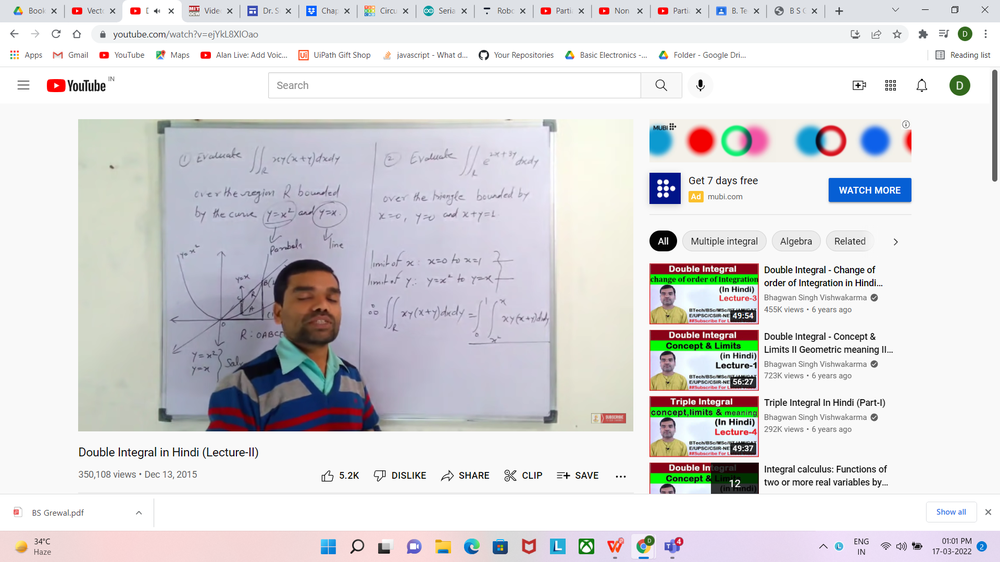
#> input picture src/sample.png, 1000 x 562 px, shrunk from 1920 x 1080 before the run
$ python im.py
#> lines starting #> are read from the running program, lines starting #| are printed output that depends on the picture; after the words box and inside, x2 and y2 are one past the last pixel; in counts of white or black regions, pixels touching at a corner belong together
import cv2
import numpy as np

img = cv2.imread("src/sample.png")
#> img is the input picture: shape (562, 1000, 3); mean B, G, R 219.3, 217.4, 218.2
kernel=np.ones((5,5),np.uint8)
#imgGray=cv2.cvtColor(img,cv2.COLOR_BGR2GRAY)
#median = cv2.medianBlur(img, 5)
#cv2.imshow('Median Blurring', median)
imgcanny=cv2.Canny(img,150,200)
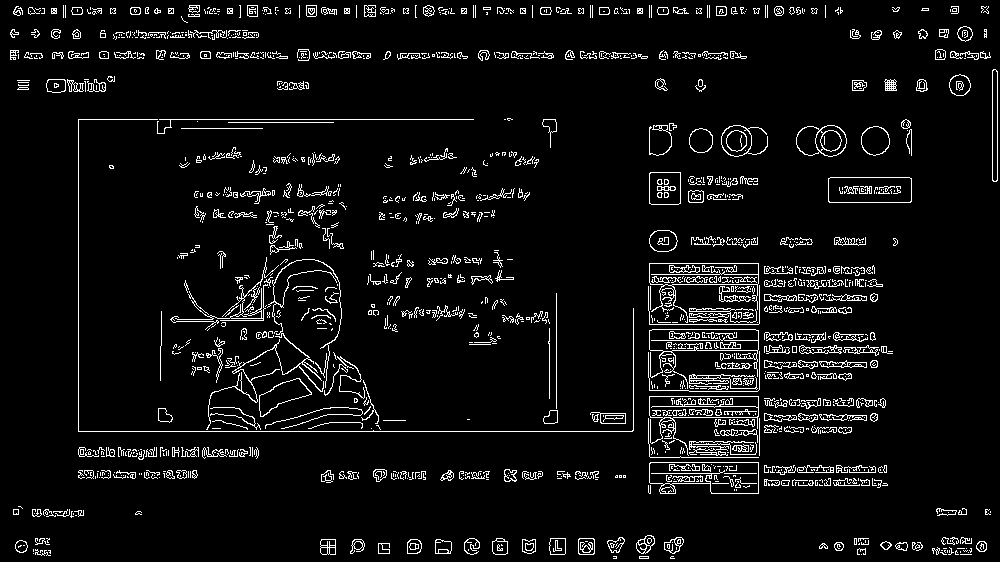
#> imgcanny: shape (562, 1000); 5.9% white in thin lines or dots
imgdilate=cv2.dilate(imgcanny,kernel,iterations=1)
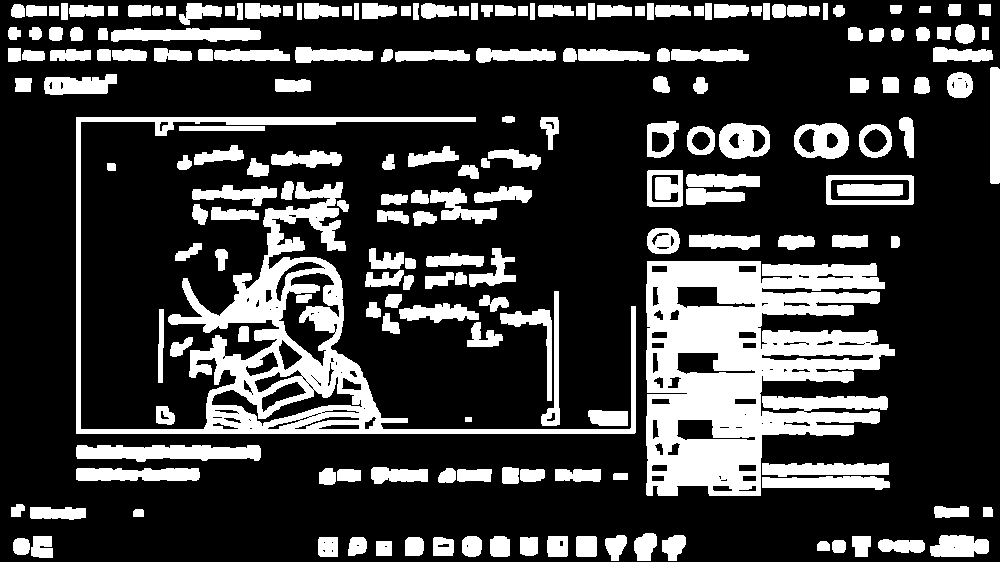
#> imgdilate: shape (562, 1000); 24.2% white; 194 white regions, largest, box (x1, y1, x2, y2) and area: (646, 261, 895, 496) 36092, (76, 117, 636, 434) 25701, (76, 445, 261, 462) 2419
imgerode=cv2.erode(imgdilate,kernel,iterations=1)
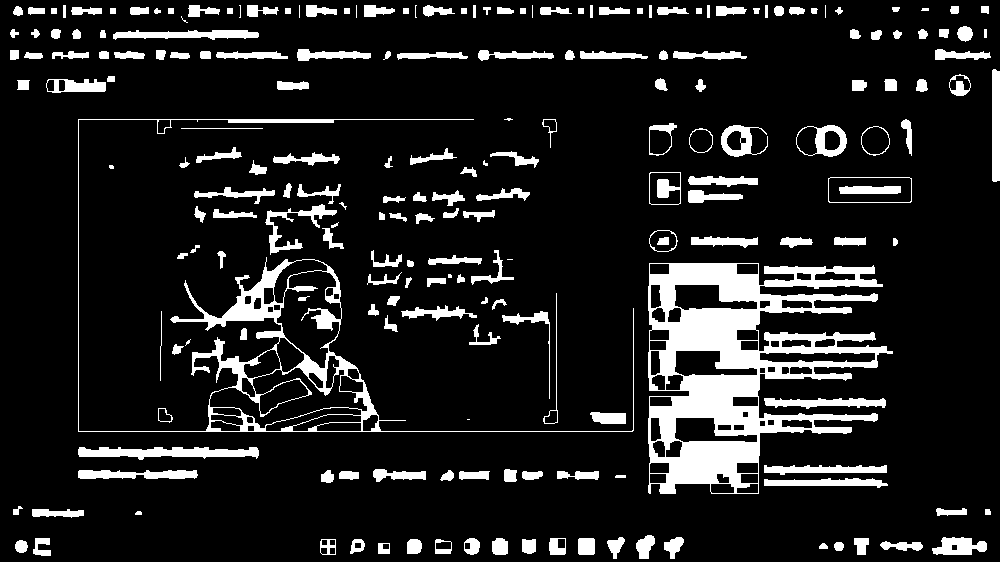
#> imgerode: shape (562, 1000); 12.5% white; 211 white regions (14 under 20 px), largest, box (x1, y1, x2, y2) and area: (648, 263, 893, 494) 24064, (78, 119, 634, 432) 8413, (78, 447, 259, 460) 1523
cv2.imshow('canny img',imgcanny)
cv2.imshow('dialtion img',imgdilate)
cv2.imshow('eroded image',imgerode)
#cv2.imshow("gray image",imgGray)

cv2.waitKey(0)

$ run again, with src/shapes.png copied over src/sample.png
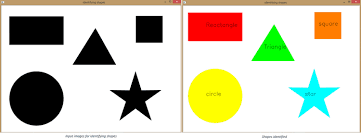
#> input picture src/shapes.png, 361 x 140 px
#> img is the input picture: shape (140, 361, 3); mean B, G, R 188.7, 208.3, 211.5
#> `imgcanny=cv2.Canny(img,150,200)`:
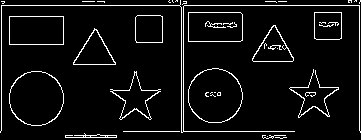
#> imgcanny: shape (140, 361); 6.3% white in thin lines or dots
#> imgdilate: shape (140, 361); 29.6% white; 12 white regions, largest, box (x1, y1, x2, y2) and area: (0, 0, 361, 140) 6901, (287, 67, 341, 120) 1189, (108, 69, 163, 122) 1109
#> `imgerode=cv2.erode(imgdilate,kernel,iterations=1)`:
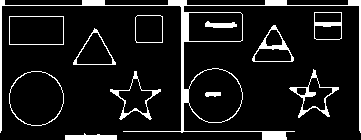
#> imgerode: shape (140, 361); 9.7% white; 12 white regions, largest, box (x1, y1, x2, y2) and area: (0, 0, 361, 140) 2551, (289, 69, 339, 118) 381, (110, 71, 161, 120) 321
